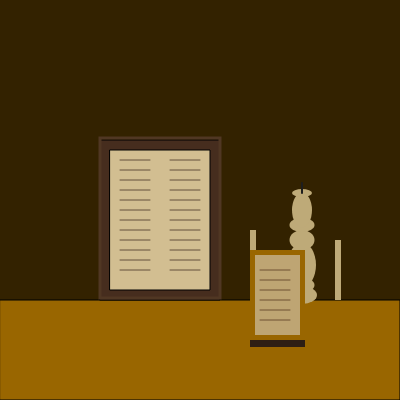
Frame 1 (no input)
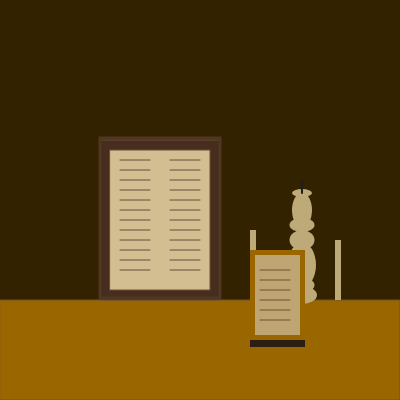
Frame 60 (no input)
Frame 120 (the mouse pressed at the canvas centre since frame 60): identical to frame 60, image omitted

The p5.js sketch that drew these frames (run headless with seeded random() and noise() and a simulated clock; from frame 60 on, the mouse is pressed at the canvas centre):

// p5.js sketch
// ── sketch.js
function setup() {
  createCanvas(400, 400);
}

function draw() {

  // Fondo
  background(51, 34, 0);

  // Mesa
    // r,   g,   b
  fill(153, 102, 0);
  rect(0, 300, 400, 100);
    // x,  y, ancho, largo
  
  // Biblia

  // Marco de la Biblia
  fill(70, 45, 30);
  rect(100, 140, 120, 160);

  // Páginas
  fill(210, 190, 145);
  rect(110, 150, 100, 140);

  // Líneas del texto
  stroke(100, 80, 60);
  strokeWeight(1);
  
  // Izquierda
  line(120, 160, 150, 160);
  line(120, 170, 150, 170);
  line(120, 180, 150, 180);
  line(120, 190, 150, 190);
  line(120, 200, 150, 200);
  line(120, 210, 150, 210);
  line(120, 220, 150, 220);
  line(120, 230, 150, 230);
  line(120, 240, 150, 240);
  line(120, 250, 150, 250);
  line(120, 260, 150, 260);
  line(120, 270, 150, 270);
  
  // Derecha
  line(170, 160, 200, 160);
  line(170, 170, 200, 170);
  line(170, 180, 200, 180);
  line(170, 190, 200, 190);
  line(170, 200, 200, 200);
  line(170, 210, 200, 210);
  line(170, 220, 200, 220);
  line(170, 230, 200, 230);
  line(170, 240, 200, 240);
  line(170, 250, 200, 250);
  line(170, 260, 200, 260);
  line(170, 270, 200, 270);

  // Borde de la Biblia
  noFill();
  stroke(80, 55, 35);
  strokeWeight(3);
  rect(100, 138, 120, 160);

  // // VELA

  // VELA - CANDELABRO DE UNA SOLA VELA

  noStroke();
  fill(190, 170, 120);

  // Inicio del candelabro
  ellipse(302, 295, 30, 18);
  ellipse(302, 285, 25, 15);
  
  // Fin del candelabro
  ellipse(302, 265, 28, 45);
  ellipse(302, 240, 25, 20);
  
  // Soporte de la vela
  ellipse(302, 225, 25, 14);
  
  // Vela
  ellipse(302, 210, 20, 35);
  
  // Parte superior de la vela
  ellipse(302, 193, 20, 8);
  
  // Mecha
  stroke(30);
  strokeWeight(2);
  line(302, 193, 302, 183);

  // TRES PALITOS VERTICALES

  noStroke();
  fill(190, 170, 120);
  
  rect(250, 230, 6, 70);
  rect(335, 240, 6, 60);

  // Libro pequeño

  // Sombra
  fill(45, 30, 20);
  rect(250, 335, 55, 12);

  // Portada
  fill(153, 102, 0);
  rect(250, 250, 55, 90);

  // Páginas
  fill(190, 165, 115);
  rect(255, 255, 45, 80);

  // Líneas del libro
  stroke(110, 80, 50);
  strokeWeight(1);

  line(260, 270, 290, 270);
  line(260, 280, 290, 280);
  line(260, 290, 290, 290);
  line(260, 300, 290, 300);
  line(260, 310, 290, 310);
  line(260, 320, 290, 320);

}
